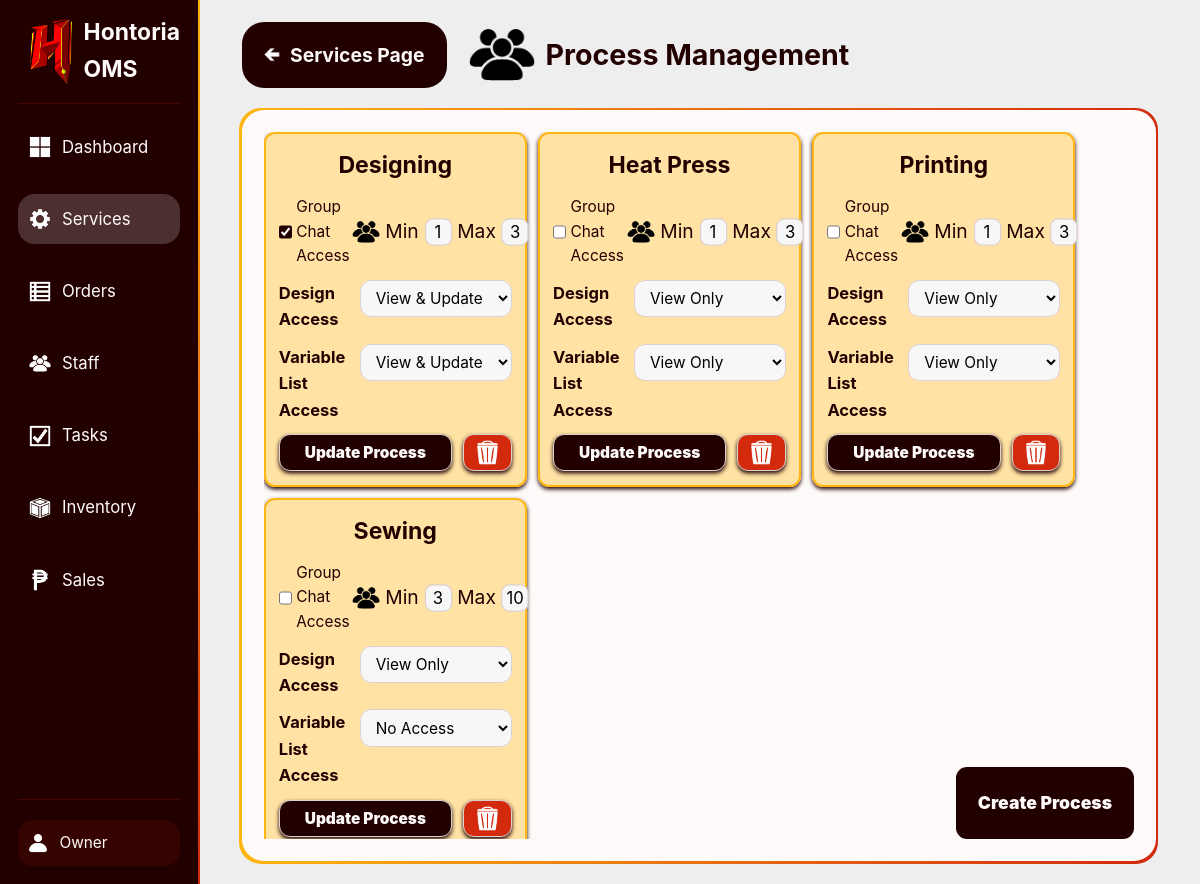
Page /internalWeb/public/index.php?page=services&action=manageProcesses (signed in) on the committed database.
### tables this page shows
CREATE TABLE processes (
    id INT UNSIGNED AUTO_INCREMENT PRIMARY KEY,
    name VARCHAR(50) NOT NULL UNIQUE,
    minAssignDefault TINYINT NOT NULL DEFAULT 1,
    maxAssignDefault TINYINT NOT NULL DEFAULT 10,
    hasGCAccess BOOLEAN DEFAULT FALSE,
    designAccess VARCHAR(20) DEFAULT 'no access',
    variableListAccess VARCHAR(20) DEFAULT 'no access',
    description TEXT
);

### InternalWeb/Controllers/ServicesC.php (called while the page is built, shortened)
<?php
class ServicesC {
    private $servicesModel;
    public function __construct($pdo) {
        require_once __DIR__ . '/../Models/ServicesM.php';
        $this->servicesModel = new ServicesM($pdo);
    }
    public function showProcessesManagementPage() {
        $processList = $this->servicesModel->getAllProcesses();
        require __DIR__ . '/../Views/Services/ProcessManagement.php';
    }
}

### InternalWeb/Models/ServicesM.php (called while the page is built, shortened)
<?php
class ServicesM {
    private $pdo;
    public function __construct($pdo) {
        $this->pdo = $pdo;
    }
    public function getAllProcesses() {
        $query = "SELECT * FROM processes ORDER BY name";
        $stmt = $this->pdo->prepare($query);
        $stmt->execute();
        return $stmt->fetchAll(PDO::FETCH_ASSOC);
    }
}

### InternalWeb/Views/Services/ProcessManagement.php (the view, shortened to what this page needs)
<!DOCTYPE html>
<html>
<head>
    <link rel="stylesheet" href="../../Shared/CSS/Main.css">
    <link rel="stylesheet" href="../.CSS/StaffPage.css">
</head>
<body class="asideLayout fixedScreen">
    <?php include("../Views/.Components/SideBar.php"); ?>
    <main class="columnLayout midGap">
        <span class="centerHoriRowLayout midGap">
            <?php include("../Views/.Components/BackLink.php"); ?>
            <h1 class="titleLogo minGap tinHeight">
                <img src="../../Shared/Img/PeopleIcon.png" alt="People"> Process Management
            </h1>
        </span>
        <section class="rowLayout flexMax midGap">
            <section class="flexMax roundedMid centerColumnLayout">
                <div class="box roundedMid fullHeight fullWidth columnLayout">
                    <div class="gridFlex midGrids minGap noFlexBasis noMinHeight scrollable contentFlexStart fixedScreen">
                        <?php foreach ($processList as $process): ?>
                            <form method="POST" action="index.php?page=services&action=updateProcess"
                                class="centerHoriColumnLayout minGap roundedMin yellowTransBG yellowBorder regMidPadding shadowed">
                                <h2 class="centerText"><?= $process['name'] ?></h2>
                                <div class="centerRowLayout minGap">
                                    <div class="centerRowLayout tinGap canGrantCheck" data-index="0">
                                        <input type="checkbox" name="hasGCAccess" value="1" <?= $process['hasGCAccess'] ? 'checked' : '' ?>>
                                        <p>Group Chat Access</p>
                                    </div>
                                    <div class="centerRowLayout tinGap unitHeight assignRange flexMax scaledUpMin">
                                        <img src="../../Shared/Img/PeopleIcon.png" alt="People" class="unitHeight">
                                        <div class="centerHoriRowLayout tinGap">
                                            <label for="minAssign">Min</label>
                                            <input type="number" name="minAssign" required="true" class="unitHeight unitWidth regTinPadding centerText roundedTin minAssign"
                                                value="<?= $process['minAssignDefault'] ?>" min="1" max="50">
                                        </div>
                                        <div class="centerHoriRowLayout tinGap">
                                            <label for="maxAssign">Max</label>
                                            <input type="number" name="maxAssign" required="true" class="unitHeight unitWidth regTinPadding centerText roundedTin maxAssign"
                                                value="<?= $process['maxAssignDefault'] ?>" max="50">
                                        </div>
                                    </div>
                                </div>
                                <div class="rowLayout minGap canGrantCheck" data-index="0">
                                    <b>Design Access</b>
                                    <select name="designAccess" class="flexMax">
                                        <option value="view only" <?= $process['designAccess'] === 'view only' ? 'selected' : '' ?>>View Only</option>
                                        <option value="view & update" <?= $process['designAccess'] === 'view & update' ? 'selected' : '' ?>>View & Update</option>
                                    </select>
                                </div>
                                <div class="rowLayout minGap canGrantCheck" data-index="0">
                                    <b>Variable List Access</b>
                                    <select name="variableListAccess" class="flexMax">
                                        <option value="no access" <?= $process['variableListAccess'] === 'no access' ? 'selected' : '' ?>>No Access</option>
                                        <option value="view only" <?= $process['variableListAccess'] === 'view only' ? 'selected' : '' ?>>View Only</option>
                                        <option value="view & update" <?= $process['variableListAccess'] === 'view & update' ? 'selected' : '' ?>>View & Update</option>
                                    </select>
                                </div>
                                <div class="rowLayout minGap">
                                    <input type="submit" name="submit" value="Update Process" class="flexMax importantInput shadowed">
                                    <button type="button" class="deleteButton criticalInput centerColumnLayout shadowed"
                                        data-id="<?= $process['id'] ?>" data-name="<?= $process['name'] ?>">
                                        <img src="../../Shared/Img/GarbageIcon.png" alt="Garbage" class="invertColors">
                                    </button>
                                </div>
                            </form>
                        <?php endforeach; ?>
                    </div>
                    <div class="rowLayout minGap souEastAbsolute">
                        <a id="createProcessButton" class="roundedMin centerColumnLayout importantInput regPadding emphasizedText">Create Process</a>
                    </div>
                </div>
            </section>
        </section>
    </main>
    <?php include("../Views/.Components/ConfirmationBox.php"); ?>
</body>
</html>

### Shared/CSS/Base.css (style rules this page uses)
* { margin: 0; padding: 0; box-sizing: border-box; }
html { font-family: "Inter", -apple-system, BlinkMacSystemFont, "Segoe UI", Roboto, "Helvetica Neue", Arial, "Noto Sans", sans-serif, "Apple Color Emoji", "Segoe UI Emoji", "Segoe UI Symbol", "Noto Color Emoji"; font-size: 22px; line-height: 1.6; color: var(--dark); }
:root { --white: #fffafa; --whiteTrans: #fffafa31; --whiteFaded: #fffafa17; --dark: #220000; --darkTrans: #22000046; --darkFaded: #2200002a; --darkGray: #dbd1d1; --lightGray: #f7f7f7; --gray: #eeeeee; --red: #d3290d; --lightRed: #fdd2cc; --redTrans: #f522022f; --redFaded: #f5220217; --yellow: #FFB611; --lightYellow: #ffe2a4; --yellowTrans: #ffb8115e; --yellowFaded: #ffb81125; --yellowGreen: #efff11; --yellowGreenTrans: #efff115e; --green: #2eef10; --greenTrans: #2eef1057; --greenFaded: #2eef1027; --blue: #088bfd; --gradientDiag: linear-gradient(to left, var(--red), var(--yellow)); --gradientVert: linear-gradient(to top, var(--red), var(--yellow)); }
body { min-height: 100vh; overflow-x: hidden; background-color: var(--gray); }
label { font-size: 0.7rem; }
input[type=text], input[type=number], input[type=password], input[type=search], input[type=tel], input[type=email], input[type=url], input[type=button], input[type=submit], input[type=date], input[type="file"], button, select, textarea { font-family: "Inter", -apple-system, BlinkMacSystemFont, "Segoe UI", Roboto, "Helvetica Neue", Arial, "Noto Sans", sans-serif, "Apple Color Emoji", "Segoe UI Emoji", "Segoe UI Symbol", "Noto Color Emoji"; height: 1.7rem; padding: 0 0.5rem; background: var(--lightGray); border-radius: 0.5rem; border: 0.1em solid var(--darkGray); }
input[type=checkbox] { height: 1rem; width: 1rem; accent-color: var(--dark); }
input[type=button], input[type=submit], button, select, a { cursor: pointer; font-size: 0.7rem; }
input[type="number"] { appearance: textfield; }
a { color: var(--white); text-decoration: none; }
img { height: 70%; }
p, div { font-size: 0.7rem; }
b { font-size: 0.75rem; }
* { scrollbar-width: thin; }

### Shared/CSS/Layout.css (style rules this page uses)
.centerColumnLayout { display: flex; justify-content: center; flex-direction: column; align-items: center; }
.asideLayout { display: flex; }
.asideLayout>main { flex: 6; }
.asideLayout>main>*:first-child { margin-top: 1rem; }
.asideLayout>main>* { margin-right: 2rem; margin-left: 2rem; }
.asideLayout>main>section { max-height: 85vh; height: 85vh; }
.columnLayout { display: flex; flex-direction: column; }
.centerHoriColumnLayout { display: flex; justify-content: center; flex-direction: column; }
.tinGap { gap: 0.2rem; }
.minGap { gap: 0.5rem; }
.midGap { gap: 1rem; }
.fullHeight { height: 100%; }
.fullWidth { width: 100%; }
.centerRowLayout { display: flex; align-items: center; justify-content: center; flex-direction: row; }
.centerHoriRowLayout { display: flex; align-items: center; flex-direction: row; }
.rowLayout { display: flex; flex-direction: row; }
.regTinPadding { padding: 0.1rem !important; }
.regMidPadding { padding: 0.6rem !important; }
.regPadding { padding: 1rem !important; }
.flexMax { flex: 6 !important; }
.scrollable { overflow-y: scroll !important; }
.fixedScreen { overflow: hidden; }
.unitWidth { width: 1rem !important; }
.unitHeight { height: 1rem !important; }
.tinHeight { height: 3rem !important; }
.gridFlex { display: flex; flex-wrap: wrap; flex: auto; height: unset; }
.gridFlex.midGrids>* { width: 32%; }
.gridFlex.midGrids.minGap>* { width: 30.25%; }
.contentFlexStart { align-content: flex-start; }
.souEastAbsolute { position: absolute; bottom: 1rem; right: 1rem; }
*:has(> .eastAbsolute), *:has(> .norWestAbsolute), *:has(> .norEastAbsolute), *:has(> .souEastAbsolute), *:has(> .souWestAbsolute) { position: relative; }
.noMinHeight { min-height: 0 !important; }
.noFlexBasis { flex-basis: 0 !important; }

### rows in the picture
processes: name "Designing", hasGCAccess "☑", minAssign "1", maxAssign "3", designAccess "View & Update", variableListAccess "View & Update"
processes: name "Heat Press", minAssign "1", maxAssign "3", designAccess "View Only", variableListAccess "View Only"
processes: name "Printing", minAssign "1", maxAssign "3", designAccess "View Only", variableListAccess "View Only"
processes: name "Sewing", minAssign "3", maxAssign "10", designAccess "View Only", variableListAccess "No Access"

### other values in the picture
$linkData['label'] "Dashboard"
$linkData['label'] "Services"
$linkData['label'] "Orders"
$linkData['label'] "Staff"
$linkData['label'] "Tasks"
$linkData['label'] "Inventory"
$linkData['label'] "Sales"
$_SESSION['username'] "Owner"
$lastPage "Services"
